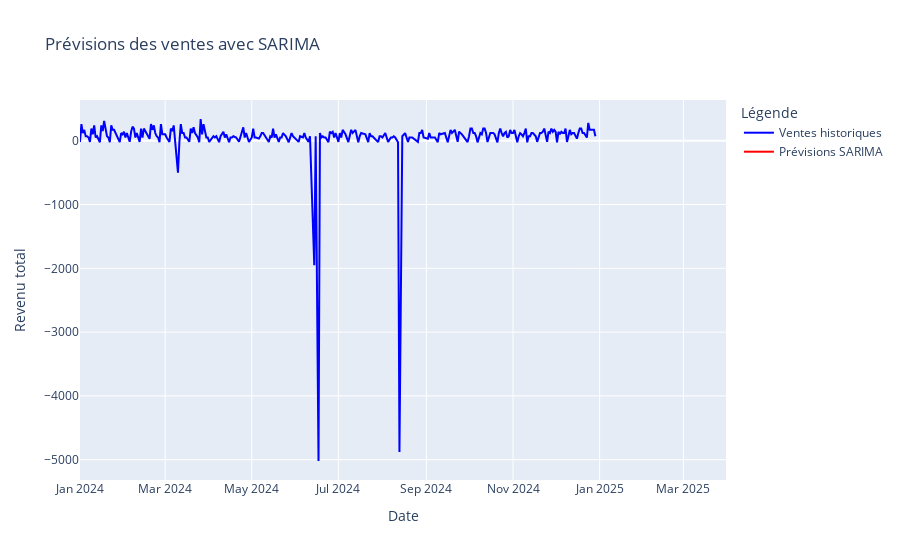

Notebook cell for this chart:
### Code cell
import pandas as pd
import statsmodels.api as sm
import plotly.graph_objects as go

def predict_name(df, months=3, name='revenue'):
    # Calcul du revenu
    df['revenue'] = df['price_unit'] * df['qts']

    # Conversion de la colonne de date en format datetime
    df['date'] = pd.to_datetime(df['date'])

    # Agrégation des revenus par mois
    monthly_sales = df.groupby('date')[name].sum()

    print(monthly_sales)
    
    # Modèle SARIMA
    model = sm.tsa.SARIMAX(monthly_sales, order=(1, 1, 1), seasonal_order=(1, 1, 1, 12))
    model_fit = model.fit(disp=False)

    # Prévisions pour les prochains mois
    forecast = model_fit.forecast(steps=months)
    forecast_dates = pd.date_range(start=monthly_sales.index[-1] + pd.DateOffset(months=1), periods=months, freq='M')
    forecast_series = pd.Series(forecast, index=forecast_dates)

    fig = go.Figure()

    fig.add_trace(go.Scatter(x=monthly_sales.index, y=monthly_sales, mode='lines', name='Ventes historiques', line=dict(color='blue')))

    fig.add_trace(go.Scatter(x=forecast_series.index, y=forecast_series, mode='lines', name='Prévisions SARIMA', line=dict(color='red')))

    fig.update_layout(
        title='Prévisions des ventes avec SARIMA',
        xaxis_title='Date',
        yaxis_title='Revenu total',
        legend_title='Légende',
        template='plotly',
    )

    fig.show()

predict_name(df,name='price_unit')

### Figure 1 — Plotly figure (JSON) as saved in the notebook; plotly's stock layout.template omitted (floating-point values rounded to 4 significant figures; data arrays with more than 128 entries replaced by an {"elided": "..."} marker saying what was removed)
{"data": [{"line": {"color": "blue"}, "mode": "lines", "name": "Ventes historiques", "type": "scatter", "x": {"elided": "288 str values"}, "y": {"elided": "288 int values"}}, {"line": {"color": "red"}, "mode": "lines", "name": "Prévisions SARIMA", "type": "scatter", "x": ["2025-01-31T00:00:00", "2025-02-28T00:00:00", "2025-03-31T00:00:00"], "y": [null, null, null]}], "layout": {"legend": {"title": {"text": "Légende"}}, "title": {"text": "Prévisions des ventes avec SARIMA"}, "xaxis": {"title": {"text": "Date"}}, "yaxis": {"title": {"text": "Revenu total"}}}}
